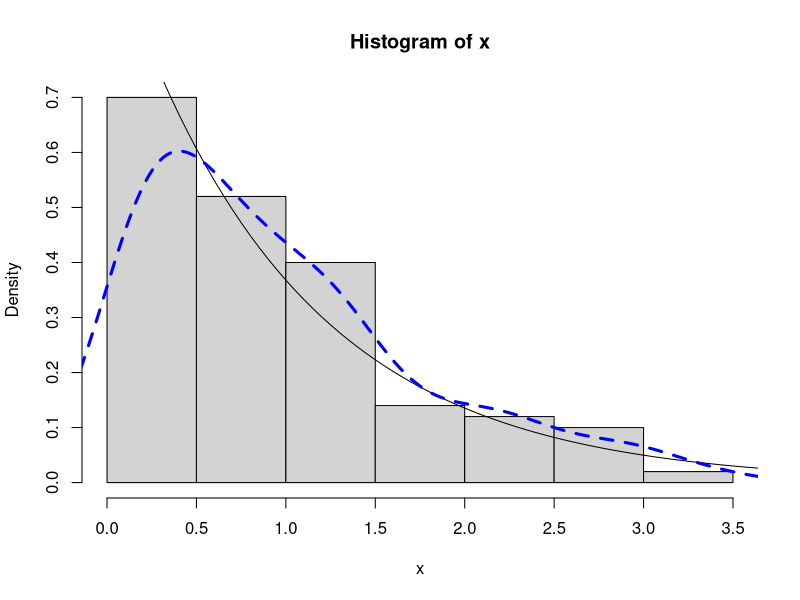
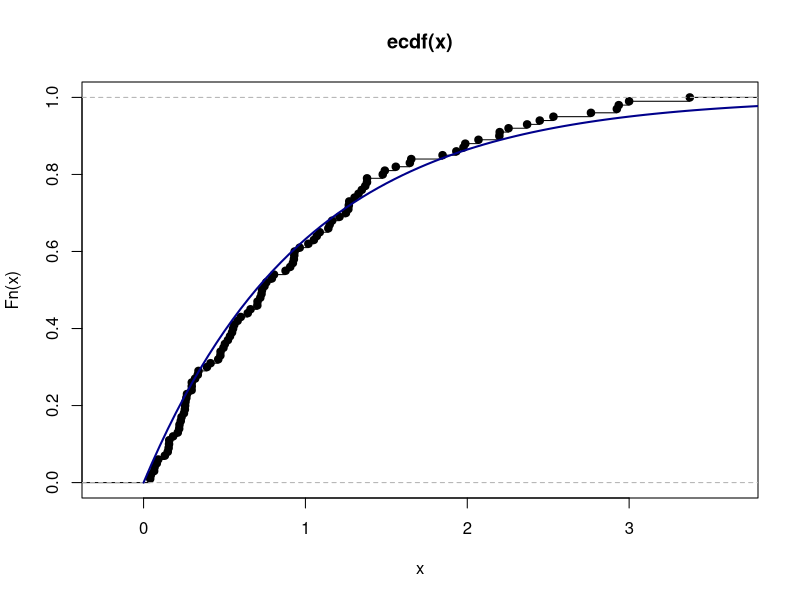
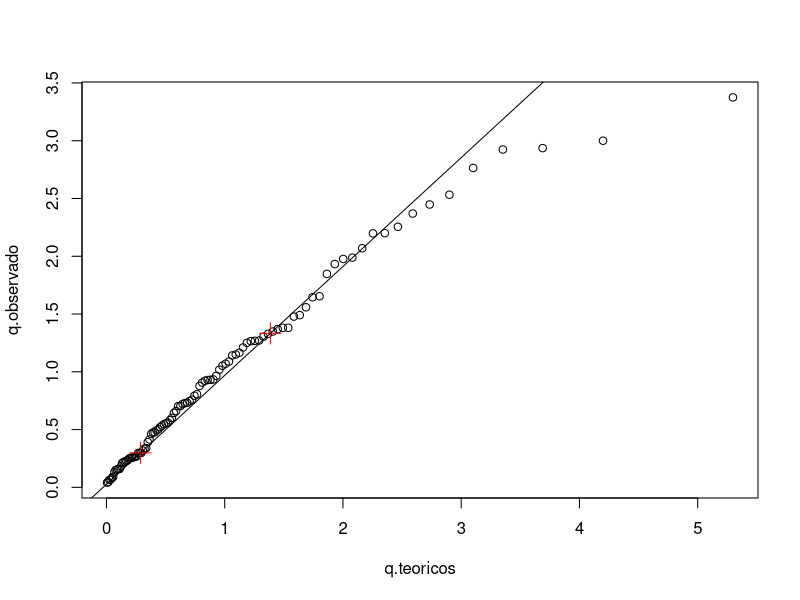

These charts were generated, in order, by the following R code:
set.seed(666)
amostra<-rnorm(30,mean=10,sd=5)

#Quantis teoricos
q.teoricos<-qnorm(p=c(0,0.25,0.5,0.75,1), mean = 10, sd=5)
categorias<-cut(amostra, breaks = q.teoricos, labels = c("Q1","Q2","Q3","Q4"))
cbind(amostra, categorias)

# A função cut serviu para categorizar a amostra
table(categorias)

# Quantidades observadas
# 13, 5, 3, 9----------
 
#Quantidades esperadas
# 7.5-7.5-7.5-7.5


amostra2<-rnorm(100, mean = 10, sd=5)
q.teoricos2<-qnorm(p=(0:10/10), mean = 10, sd=5)
categorias2<-cut(amostra2, breaks=q.teoricos2,labels = paste0("Q",1:10))
tabs<-table(categorias2)

sum(((tabs-10)^2)/10) # Estatistica do teste

# Sob H0, Qui-quadrado GL 10-1
pchisq(2.4,9, lower.tail = F)

# Não rejeita H0, a probabilidade de observar um valor tão extremo quanto o observado é grande
# A amostra é de uma normal!!!


#Gerando uma amostra de uma exponencial
amostra3<-rexp(100, rate=0.1)
q.teoricos3<-qnorm(p=(0:10/10), mean = 10, sd=10)
categorias3<-cut(amostra3, breaks=q.teoricos3,labels = paste0("Q",1:10))
tabs<-table(categorias3)

sum(((tabs-10)^2)/10)
pchisq(43,9, lower.tail=F)

# Gerando 100 valores de uma exp(1)
u<-runif(100, min=0, max=1)
x<-(-log(u))

#Verificação da amostra gerada
# Histograma
hist(x, freq = F)
curve(dexp(x), from=0, to=5, add = T)
lines(density(x),lty=2,col="blue",lwd=3)
# A suavização tem problemas com as fronteiras, deu massa para valores nos quais a função não é definida

1+log(100, base=2) #Sturges rule, numero de barras

# Acumulada
Fn<-ecdf(x)
plot(Fn)
curve(pexp, from = 0, to=5, add = T, col="blue4", lwd=2)

# KS teste
ks.test(x, y=pexp)
# H0: Valor da amostra veio de uma exponencial, p>> não rejeita H0


# Montar o QQ plot
probs<-ppoints(100)
q.teoricos<-qexp(probs, rate=1)
q.observado<-sort(x)
plot(x=q.teoricos, y=q.observado)
pt_amostra<-quantile(x, c(0.25,0.75))
pt_teorico<-qexp(c(0.25, 0.75))
points(x=pt_teorico, y=pt_amostra, pch=3, col="red", cex=2)
b1<-diff(pt_amostra)/diff(pt_teorico)
b0<-pt_amostra[1]-(b1*pt_teorico[1])
abline(a=b0, b=b1)

1-pexp(4) # Esperava 2 pontos acima de 4


# X2, usando a estatistica qui-quadrado
q.teoricos5<-qexp(p=(0:10/10), rate=1)
categorias5<-cut(x, breaks=q.teoricos5,labels = paste0("Q",1:10))
tabs<-table(categorias5)
sum(((tabs-10)^2)/10)
pchisq(7.8,9, lower.tail=F)

# Não há evidências para rejeitar H0, p-value=0.5544>0.05.
# Ou seja, a probabilidade de observar um valor mais extremo do que o observado é alta.

